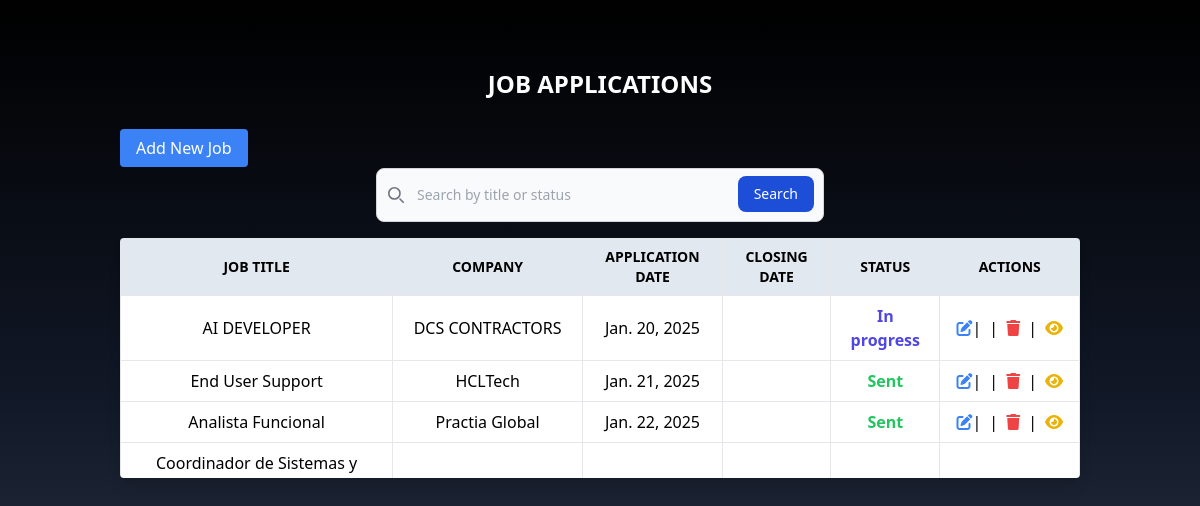
The app's page /, older data.
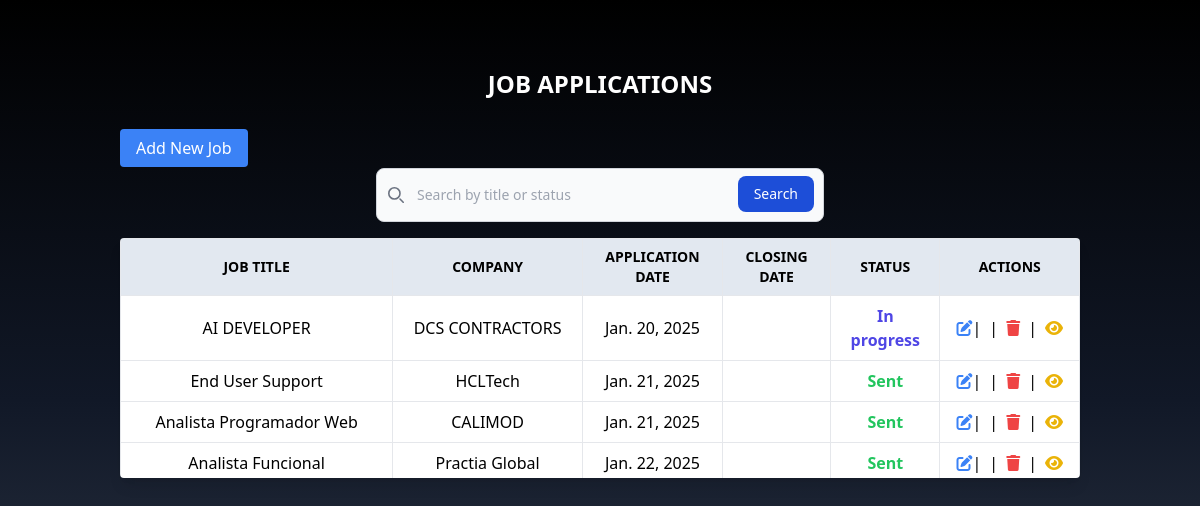
The same page, newer data.
### job_app/models.py (models this page shows, shortened)
class JobApplication(models.Model):
    STATUS_CHOICES = [
        ('sent', 'Sent'),
        ('in_progress', 'Progress'),
        ('completed', 'Finalized'),
    ]
    job_title = models.CharField(max_length=255)
    company_name = models.CharField(max_length=255)
    requirements = models.TextField(blank=True, null=True)
    contact_name = models.CharField(max_length=255, blank=True, null=True)
    contact_phone = models.CharField(max_length=15, blank=True, null=True)
    application_date = models.DateField()
    closing_date = models.DateField(blank=True, null=True)
    notes = models.TextField(blank=True, null=True)
    status = models.CharField(
        max_length=20,
        choices=STATUS_CHOICES,
        default='sent'
    )  # Nuevo campo de estado

### job_app/views.py (the view)
# urls.py: 2. Add a URL to urlpatterns:  path('', views.home, name='home')
def home(request):
    query = request.GET.get('q', '')
    jobs = JobApplication.objects.all().order_by('application_date')
    if query:
        jobs = jobs.filter(
            Q(company_name__icontains=query) |
            Q(job_title__icontains=query) |
            Q(status__icontains=query)
        )
    return render(request, 'home.html', {'jobs': jobs})

### job_app/templates/home.html (shortened to what this page needs)
{% extends "layout/_base.html" %}
{% block content %}
<div class="container mx-auto p-8 w-full">
    <a href="{% url "home" %}">
        <h1 class="text-2xl font-bold mb-4 text-white text-center uppercase p-5">Job Applications</h1>
    </a>
    <a href="#" onclick="openAddModal()" class="bg-blue-500 text-white px-4 py-2 rounded hover:bg-blue-600 w-40 text-center">Add New Job</a>
    <div class="mb-4 flex justify-center items-center mt-2">
        <form class="max-w-md mx-auto w-full" method="get" action="" class="flex space-x-4">
            <div class="relative">
                <div class="absolute inset-y-0 start-0 flex items-center ps-3 pointer-events-none">
                </div>
                <input type="text" name="q" placeholder="Search by title or status"  class="block w-full p-4 ps-10 text-sm text-gray-900 border border-gray-300 rounded-lg bg-gray-50 focus:ring-blue-500 focus:border-blue-500 dark:bg-gray-700 dark:border-gray-600 dark:placeholder-gray-400 dark:text-white dark:focus:ring-blue-500 dark:focus:border-blue-500" required />
                <button type="submit" class="text-white absolute end-2.5 bottom-2.5 bg-blue-700 hover:bg-blue-800 focus:ring-4 focus:outline-none focus:ring-blue-300 font-medium rounded-lg text-sm px-4 py-2 dark:bg-blue-600 dark:hover:bg-blue-700 dark:focus:ring-blue-800">Search</button>
            </div>
        </form>
    </div>
    <div class="mt-4 rounded overflow-hidden shadow-lg">
        <div class="overflow-y-auto max-h-60">
            <table class="min-w-full bg-white">
                <thead>
                    <tr class="text-sm uppercase">
                        <th class="border px-4 py-2 sticky top-0 text-center bg-slate-200">Job Title</th>
                        <th class="border px-4 py-2 sticky top-0 text-center bg-slate-200">Company</th>
                        <th class="border px-4 py-2 sticky top-0 text-center bg-slate-200">Application Date</th>
                        <th class="border px-4 py-2 sticky top-0 text-center bg-slate-200">Closing Date</th>
                        <th class="border px-4 py-2 sticky top-0 text-center bg-slate-200">Status</th>
                        <th class="border px-4 py-2 sticky top-0 text-center bg-slate-200">Actions</th>
                    </tr>
                </thead>
                <tbody>
                    {% for job in jobs %}
                    <tr class="text-center">
                        <td class="border px-4 py-2 text-center align-middle">{{ job.job_title }}</td>
                        <td class="border px-4 py-2 text-center align-middle">{{ job.company_name }}</td>
                        <td class="border px-4 py-2 text-center align-middle">{{ job.application_date }}</td>
                        <td class="border px-4 py-2 text-center align-middle">
                        </td>
                        <td class="border px-4 py-2 text-center align-middle">
                            {% if job.get_status_display == "Sent" %}
                                <span class="text-green-500 font-bold">Sent</span>
                            {% elif job.get_status_display == "Progress" %}
                                <span class="text-indigo-600 font-bold">In progress</span>
                            {% else %}
                                <span class="text-red-500 font-bold">Finalized</span>
                            {% endif %}
                        </td>
                        <td class="border px-4 py-2 text-center">
                            <div class="flex justify-center items-center space-x-2">
                                <a href="#" onclick="openEditModal({{ job.id }})" class="text-blue-500"><i class="fa-solid fa-pen-to-square"></i></a> |
                                <span>|</span>
                                <a href="#" onclick="openDeleteModal({{ job.id }}, '{{ job.job_title }}')" class="text-red-500">
                                    <i class="fa-solid fa-trash"></i>
                                </a>
                                <span>|</span>
                                <a href="#" onclick="openViewModal({{ job.id }})" class="text-yellow-500">
                                    <i class="fa-solid fa-eye"></i>
                                </a>
                            </div>
                        </td>
                    </tr>
                    {% endfor %}
                </tbody>
            </table>
        </div>
    </div>
</div>
{% endblock content %}

### job_app/templates/layout/_base.html (shortened to what this page needs)
{% load static %}
<!DOCTYPE html>
<html lang="en">
<head>
    {% block styles %}
    <link rel="stylesheet" href="{% static 'src/output.css' %}">
    {% endblock styles %}
</head>
<body class="flex flex-col items-center h-screen bg-gradient-to-t from-gray-700 via-gray-900 to-black overflow-hidden">
    <main class="flex justify-center items-start w-full py-4 overflow-y-auto">
        {% block content %}
        {% endblock content %}
    </main>
</body>
</html>

Row changes from the older to the newer data that the page shows:
no longer on this page (row unchanged): JobApplication: job_title "Coordinador de Sistemas y…"
added JobApplication: job_title "Analista Programador Web", company_name "CALIMOD", application_date "Jan. 21, 2025", status "Sent"
